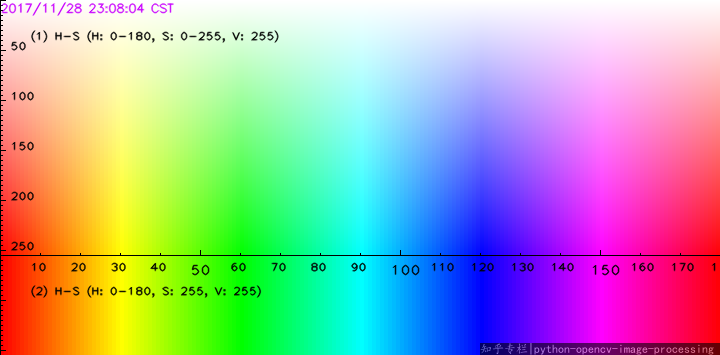
#> input picture HSV_python.png, 720 x 355 px, given in place of the camera
$ python capture_V2.py
#> lines starting #> are read from the running program, lines starting #| are printed output that depends on the picture; after the words box and inside, x2 and y2 are one past the last pixel; in counts of white or black regions, pixels touching at a corner belong together
# Color masking in video for blue

import numpy as np
import cv2 as cv


cap = cv.VideoCapture(0)
if not cap.isOpened():
    print("Cannot open camera")
    exit()

while True:
    # Capture frame-by-frame
    ret, frame = cap.read()
#> frame is the input picture: shape (355, 720, 3); mean B, G, R 170.7, 171.1, 169.8
    # if frame is read correctly ret is True
    if not ret:
        print("Can't receive frame (stream end?). Exiting ...")
        break
    # Our operations on the frame come here
    # It converts the BGR color space of image to HSV color space
    hsv = cv.cvtColor(frame, cv.COLOR_BGR2HSV)
#> hsv: shape (355, 720, 3); mean H, S, V 89.4, 162.1, 249.9

    # Threshold of blue in HSV space
    lower_blue = np.array([60, 35, 140])
    upper_blue = np.array([180, 255, 255])

    # preparing the mask to overlay
    mask = cv.inRange(hsv, lower_blue, upper_blue)
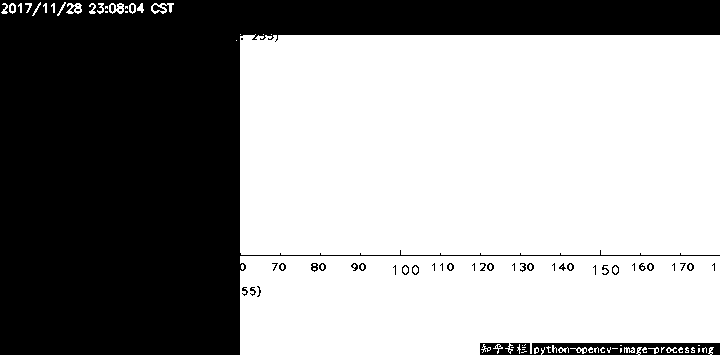
#> mask: shape (355, 720); 59% white; 46 black regions (23 under 20 px), largest, box (x1, y1, x2, y2) and area: (0, 0, 720, 355) 101740, (480, 343, 720, 355) 2229, (311, 263, 318, 272) 39

    # The black region in the mask has the value of 0,
    # so when multiplied with original image removes all non-blue regions
    result = cv.bitwise_and(frame, frame, mask = mask)
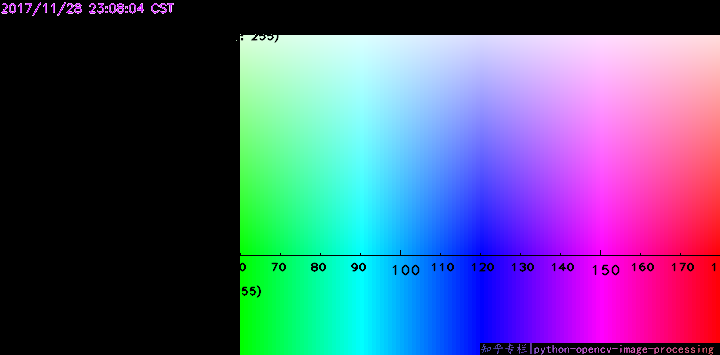
#> result: shape (355, 720, 3); mean B, G, R 124.2, 86.3, 83.9

    cv.imshow('frame', frame)
    cv.imshow('mask', mask)
    cv.imshow('result', result)
    if cv.waitKey(1) == ord('q'):
#> (key q is pressed here)
        break


# When everything done, release the capture
cap.release()
cv.destroyAllWindows()
